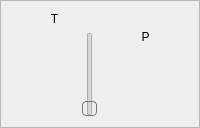
      <widget class="QFrame" name="rightFrame">
       <property name="maximumSize">
        <size>
         <width>16777215</width>
         <height>16777215</height>
        </size>
       </property>
       <property name="frameShape">
        <enum>QFrame::StyledPanel</enum>
       </property>
       <property name="frameShadow">
        <enum>QFrame::Sunken</enum>
       </property>
       <layout class="QHBoxLayout" name="horizontalLayout">
        <item>
         <layout class="QVBoxLayout" name="verticalLayout_14">
          <item>
           <widget class="QLabel" name="label_17">
            <property name="toolTip">
             <string>Temperature</string>
            </property>
            <property name="text">
             <string>T</string>
            </property>
            <property name="alignment">
             <set>Qt::AlignCenter</set>
            </property>
           </widget>
          </item>
          <item>
           <layout class="QHBoxLayout" name="horizontalLayout_8">
            <item>
             <widget class="QwtThermo" name="thermometerQwtThermo"/>
            </item>
            <item>
             <widget class="QSlider" name="thermometerSlider">
              <property name="styleSheet">
               <string notr="true">QSlider::groove:horizontal {
border: 1px solid #bbb;
background: white;
height: 3px;
border-radius: 4px;
}

QSlider::handle {
background: qlineargradient(x1:0, y1:0, x2:1, y2:1,
    stop:0 #eee, stop:1 #ccc);
border: 1px solid #777;
width: 13px;
margin-top: -6px;
margin-bottom: -6px;
border-radius: 4px;
}</string>
              </property>
              <property name="minimum">
               <number>0</number>
              </property>
              <property name="maximum">
               <number>100</number>
              </property>
              <property name="sliderPosition">
               <number>0</number>
              </property>
              <property name="orientation">
               <enum>Qt::Vertical</enum>
              </property>
             </widget>
            </item>
           </layout>
          </item>
         </layout>
        </item>
        <item>
         <layout class="QVBoxLayout" name="verticalLayout_13">
          <item>
           <widget class="QLabel" name="label_16">
            <property name="toolTip">
             <string>Pressure</string>
            </property>
            <property name="text">
             <string>P</string>
            </property>
            <property name="alignment">
             <set>Qt::AlignCenter</set>
            </property>
           </widget>
          </item>
          <item>
           <widget class="QwtThermo" name="manometerQwtThermo">
            <property name="upperBound">
             <double>100.000000000000000</double>
            </property>
            <property name="originMode">
             <enum>QwtThermo::OriginMinimum</enum>
            </property>
            <property name="alarmEnabled">
             <bool>false</bool>
            </property>
            <property name="value">
             <double>0.000000000000000</double>
            </property>
           </widget>
          </item>
         </layout>
        </item>
       </layout>
      </widget>
